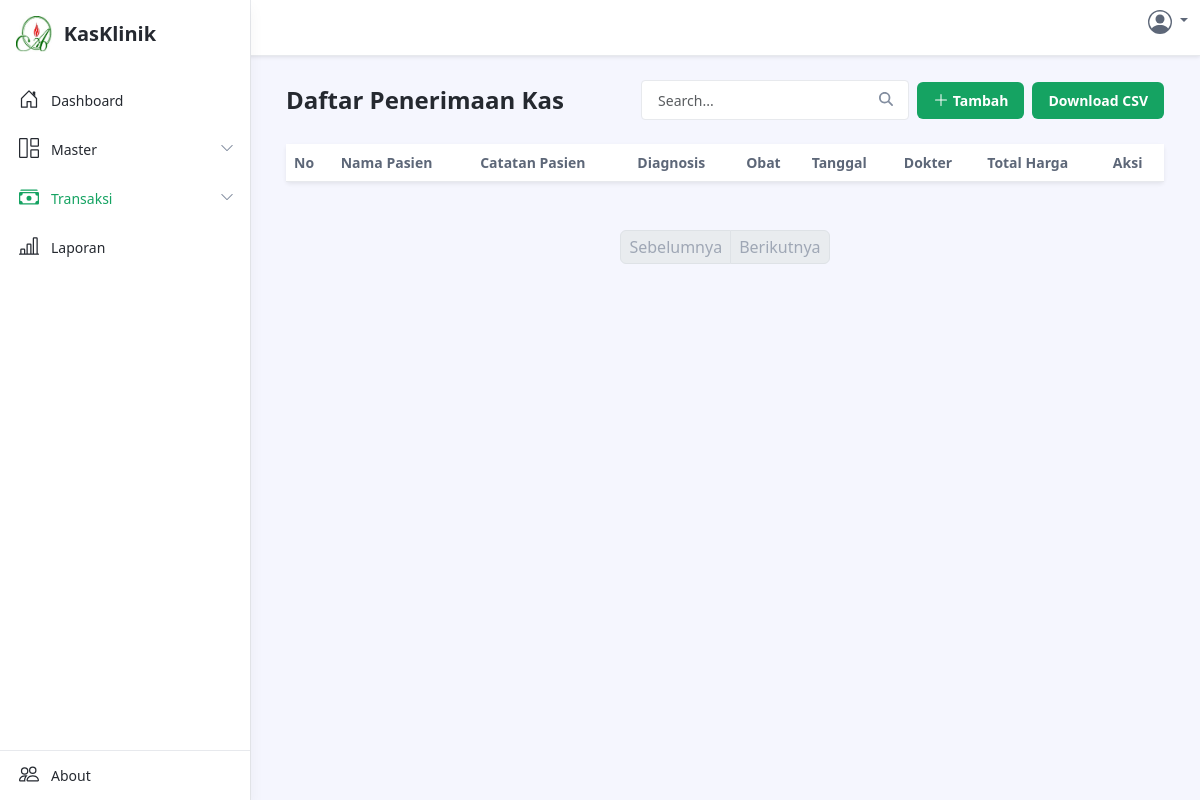
Page /penerimaan-kas.php on the earlier database version.
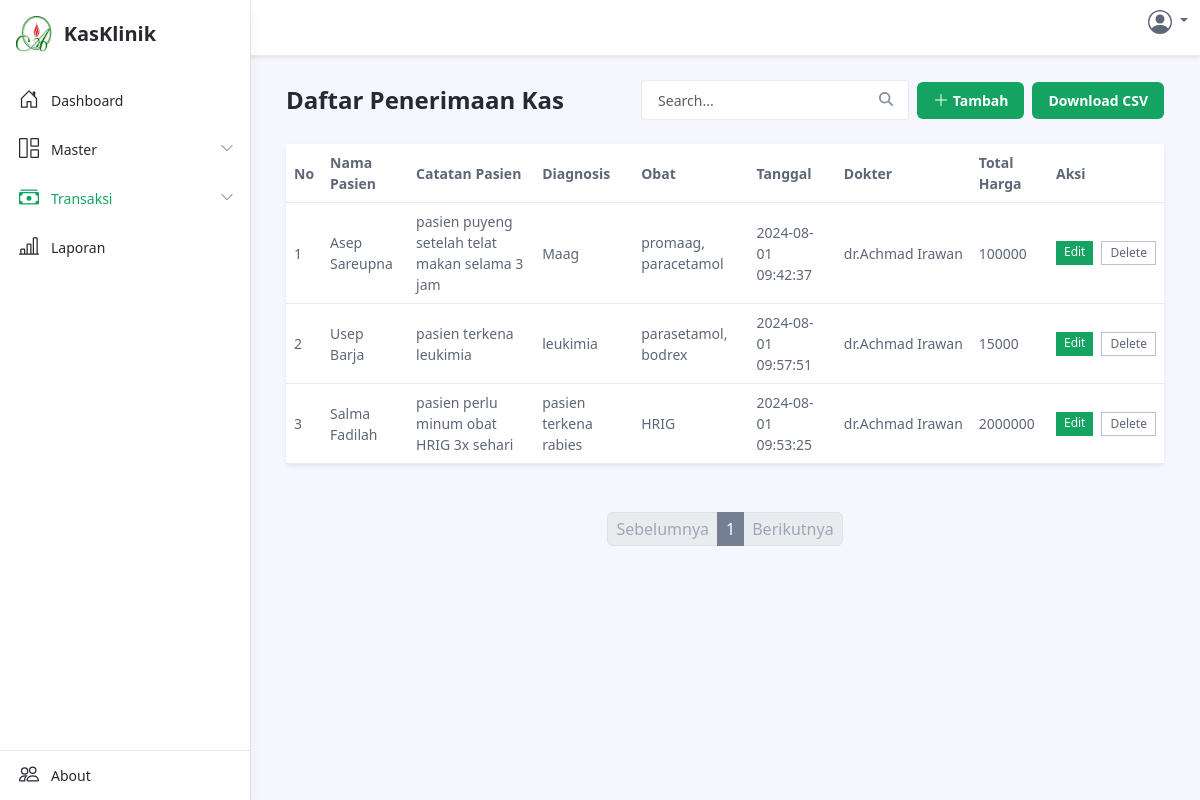
Same page on the later database version.
### tables this page shows
CREATE TABLE `transaction_in` (
  `id` varchar(255) NOT NULL,
  `action_id` bigint(20) UNSIGNED NOT NULL,
  `created_at` timestamp NOT NULL DEFAULT current_timestamp(),
  `doctor` varchar(255) NOT NULL,
  `total_price` double NOT NULL
);

CREATE TABLE `patient` (
  `id` bigint(20) UNSIGNED NOT NULL,
  `patient_id` varchar(20) NOT NULL,
  `fullname` varchar(255) NOT NULL,
  `address` varchar(255) NOT NULL,
  `phone` varchar(255) NOT NULL,
  `category` varchar(255) NOT NULL,
  `assurance` varchar(255) DEFAULT NULL,
  `created_at` timestamp NOT NULL DEFAULT current_timestamp()
);

CREATE TABLE `action` (
  `id` bigint(20) UNSIGNED NOT NULL,
  `patient_id` varchar(20) NOT NULL,
  `notes` text NOT NULL,
  `diagnosis` text NOT NULL,
  `medicine` text NOT NULL,
  `created_at` timestamp NOT NULL DEFAULT current_timestamp()
);

### penerimaan-kas.php (the view, shortened to what the changed rows need)
<?php
include './config/config.php';
function getTotalItems($searchQuery)
{
	global $conn;
	$sql = "SELECT COUNT(*) AS total
        FROM transaction_in t
        INNER JOIN action a ON t.action_id = a.id
        INNER JOIN patient p ON a.patient_id = p.id
        WHERE
        t.doctor LIKE :searchQuery OR
        t.total_price LIKE :searchQuery OR
        a.notes LIKE :searchQuery OR
        a.diagnosis LIKE :searchQuery OR
        a.medicine LIKE :searchQuery";
	$stmt = $conn->prepare($sql);
	$stmt->execute(['searchQuery' => '%' . $searchQuery . '%']);
	$result = $stmt->fetch(PDO::FETCH_ASSOC);
	return $result['total'];
}
function getDataFromDatabase($page, $itemsPerPage, $searchQuery)
{
	global $conn;
	$offset = ($page - 1) * $itemsPerPage;
	$sql = "SELECT t.id, a.notes, a.diagnosis, a.medicine, t.created_at, t.doctor, t.total_price, p.fullname AS nama_pasien
        FROM transaction_in t
        INNER JOIN action a ON t.action_id = a.id
        INNER JOIN patient p ON a.patient_id = p.id
        WHERE
        t.doctor LIKE :searchQuery OR
        t.total_price LIKE :searchQuery OR
        a.notes LIKE :searchQuery OR
        a.diagnosis LIKE :searchQuery OR
        a.medicine LIKE :searchQuery
        LIMIT :offset, :itemsPerPage";
	$stmt = $conn->prepare($sql);
	$stmt->bindValue(':searchQuery', '%' . $searchQuery . '%', PDO::PARAM_STR);
	$stmt->bindValue(':offset', (int)$offset, PDO::PARAM_INT);
	$stmt->bindValue(':itemsPerPage', (int)$itemsPerPage, PDO::PARAM_INT);
	$stmt->execute();
	$data = [];
	if ($stmt->rowCount() > 0) {
		while ($row = $stmt->fetch(PDO::FETCH_ASSOC)) {
			$data[] = $row;
		}
	}
	return $data;
}
function renderPagination($page, $totalPages, $searchQuery)
{
	include './component/pagination.php';
}
$page = isset($_GET['page']) ? (int)$_GET['page'] : 1;
$searchQuery = isset($_GET['search']) ? $_GET['search'] : '';
$itemsPerPage = 10;
$totalItems = getTotalItems($searchQuery);
$totalPages = ceil($totalItems / $itemsPerPage);
$data = getDataFromDatabase($page, $itemsPerPage, $searchQuery);
$offset = ($page - 1) * $itemsPerPage;
?>
<!DOCTYPE html>
<html lang="en">
<head>
	<link id="theme-style" rel="stylesheet" href="assets/css/portal.css">
	<link id="theme-style" rel="stylesheet" href="assets/css/custom.css">
</head>
<body class="app">
	<div class="app-wrapper">
		<div class="app-content pt-3 p-md-3 p-lg-4">
			<div class="container-xl">
				<div class="row g-3 mb-4 align-items-center justify-content-between">
					<div class="col-auto">
						<h1 class="app-page-title mb-0">Daftar Penerimaan Kas</h1>
					</div>
				</div>
				<div class="tab-content" id="orders-table-tab-content">
					<div class="tab-pane fade show active" id="orders-all" role="tabpanel" aria-labelledby="orders-all-tab">
						<div class="app-card app-card-orders-table shadow-sm mb-5">
							<div class="app-card-body">
								<div class="table-responsive">
									<table class="table app-table-hover mb-0 text-left">
										<thead>
											<tr>
												<th class="cell">No</th>
												<th class="cell">Nama Pasien</th>
												<th class="cell">Catatan Pasien</th>
												<th class="cell">Diagnosis</th>
												<th class="cell">Obat</th>
												<th class="cell">Tanggal</th>
												<th class="cell">Dokter</th>
												<th class="cell">Total Harga</th>
												<th class="cell">Aksi</th>
											</tr>
										</thead>
										<tbody>
											<?php foreach ($data as $index => $row) : ?>
												<tr>
													<td class="cell"><?php echo $index + 1 + $offset; ?></td>
													<td class="cell"><?php echo htmlspecialchars($row['nama_pasien']); ?></td>
													<td class="cell"><?php echo htmlspecialchars($row['notes']); ?></td>
													<td class="cell"><?php echo htmlspecialchars($row['diagnosis']); ?></td>
													<td class="cell"><?php echo htmlspecialchars($row['medicine']); ?></td>
													<td class="cell"><?php echo htmlspecialchars($row['created_at']); ?></td>
													<td class="cell"><?php echo htmlspecialchars($row['doctor']); ?></td>
													<td class="cell"><?php echo htmlspecialchars($row['total_price']); ?></td>
													<td class="cell">
														<div class="d-flex justify-content-between w-50">
															<a class="btn-sm app-btn-primary me-1" href="./penerimaan-kas-edit.php?id=<?php echo htmlspecialchars($row['id'] ?? ''); ?>">Edit</a>
															<form method="POST" action="penerimaan-kas-delete.php" onsubmit="return confirm('Are you sure you want to delete this patient?')">
																<button type="submit" class="btn-sm app-btn-secondary ms-1" name="delete">Delete</button>
															</form>
														</div>
													</td>
												</tr>
											<?php endforeach; ?>
										</tbody>
									</table>
								</div>
							</div>
						</div>
						<?php renderPagination($page, $totalPages, $searchQuery); ?>
					</div>
				</div>
			</div>
		</div>
	</div>
</body>
</html>

### component/pagination.php (shortened to what the changed rows need)
<nav class="app-pagination">
  <ul class="pagination justify-content-center">
    <?php for ($i = max(1, $page - 2); $i <= min($totalPages, $page + 2); $i++): ?>
    <li class="page-item <?php if ($i == $page) echo 'active'; ?>">
      <a class="page-link" href="?page=<?php echo $i; ?>&search=<?php echo urlencode($searchQuery); ?>"><?php echo $i; ?></a>
    </li>
    <?php endfor; ?>
  </ul>
</nav>

Differences in the rows shown:
added transaction_in: offset "1", patient.fullname "Asep Sareupna", action.notes "pasien puyeng setelah telat makan selama 3 jam", action.diagnosis "Maag", action.medicine "promaag, paracetamol", created_at "2024-08-01 09:42:37", doctor "dr.Achmad Irawan", total_price "100000"
added transaction_in: offset "2", patient.fullname "Usep Barja", action.notes "pasien terkena leukimia", action.diagnosis "leukimia", action.medicine "parasetamol, bodrex", created_at "2024-08-01 09:57:51", doctor "dr.Achmad Irawan", total_price "15000"
added transaction_in: offset "3", patient.fullname "Salma Fadilah", action.notes "pasien perlu minum obat HRIG 3x sehari", action.diagnosis "pasien terkena rabies", action.medicine "HRIG", created_at "2024-08-01 09:53:25", doctor "dr.Achmad Irawan", total_price "2000000"
Other differences:
new list line: "1"
